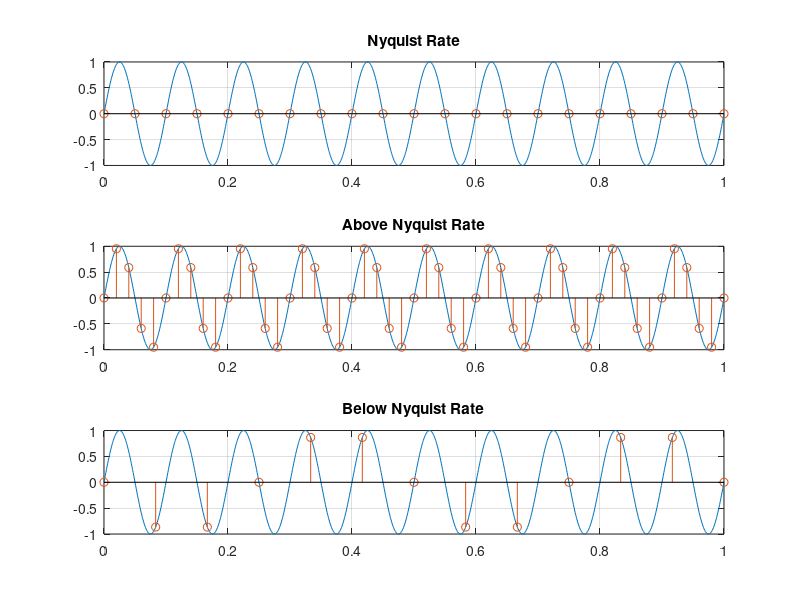

This chart was generated by the following MATLAB code:
f = 10;

t = 0:0.001:1;
x = sin(2*pi*f*t);

fs1 = 2*f;
fs2 = 5*f;
fs3 = 1.2*f;

t1 = 0:1/fs1:1;
t2 = 0:1/fs2:1;
t3 = 0:1/fs3:1;

x1 = sin(2*pi*f*t1);
x2 = sin(2*pi*f*t2);
x3 = sin(2*pi*f*t3);

subplot(3,1,1)
plot(t,x)
hold on
stem(t1,x1)
grid on
title('Nyquist Rate')

subplot(3,1,2)
plot(t,x)
hold on
stem(t2,x2)
grid on
title('Above Nyquist Rate')

subplot(3,1,3)
plot(t,x)
hold on
stem(t3,x3)
grid on
title('Below Nyquist Rate')
